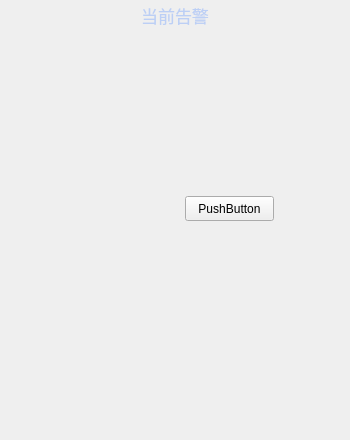
<?xml version="1.0" encoding="UTF-8"?>
<ui version="4.0">
 <class>AlarmBorder</class>
 <widget class="QWidget" name="AlarmBorder">
  <property name="geometry">
   <rect>
    <x>0</x>
    <y>0</y>
    <width>350</width>
    <height>440</height>
   </rect>
  </property>
  <property name="minimumSize">
   <size>
    <width>350</width>
    <height>440</height>
   </size>
  </property>
  <property name="maximumSize">
   <size>
    <width>350</width>
    <height>440</height>
   </size>
  </property>
  <property name="windowTitle">
   <string>Form</string>
  </property>
  <property name="styleSheet">
   <string notr="true">.AlarmBorder
{
   border-radius:10px;
	border-color: rgb(52, 101, 164);
	border-image: url(:/image/alarm2.png);
}
</string>
  </property>
  <layout class="QVBoxLayout" name="verticalLayout" stretch="0,1">
   <property name="spacing">
    <number>16</number>
   </property>
   <property name="leftMargin">
    <number>15</number>
   </property>
   <property name="topMargin">
    <number>0</number>
   </property>
   <property name="rightMargin">
    <number>15</number>
   </property>
   <property name="bottomMargin">
    <number>15</number>
   </property>
   <item>
    <widget class="QWidget" name="wgtTitle" native="true">
     <property name="minimumSize">
      <size>
       <width>0</width>
       <height>30</height>
      </size>
     </property>
     <layout class="QHBoxLayout" name="horizontalLayout">
      <property name="spacing">
       <number>0</number>
      </property>
      <property name="leftMargin">
       <number>0</number>
      </property>
      <property name="topMargin">
       <number>0</number>
      </property>
      <property name="rightMargin">
       <number>0</number>
      </property>
      <property name="bottomMargin">
       <number>0</number>
      </property>
      <item>
       <widget class="QLabel" name="label">
        <property name="font">
         <font>
          <pointsize>13</pointsize>
         </font>
        </property>
        <property name="styleSheet">
         <string notr="true">color: rgb(188, 207, 245);
</string>
        </property>
        <property name="text">
         <string>当前告警</string>
        </property>
        <property name="alignment">
         <set>Qt::AlignCenter</set>
        </property>
       </widget>
      </item>
     </layout>
    </widget>
   </item>
   <item>
    <widget class="AlarmWidget" name="wgtAlarm" native="true">
     <property name="font">
      <font>
       <pointsize>10</pointsize>
      </font>
     </property>
     <widget class="QPushButton" name="pushButton">
      <property name="geometry">
       <rect>
        <x>170</x>
        <y>150</y>
        <width>89</width>
        <height>25</height>
       </rect>
      </property>
      <property name="text">
       <string>PushButton</string>
      </property>
     </widget>
    </widget>
   </item>
  </layout>
 </widget>
 <customwidgets>
  <customwidget>
   <class>AlarmWidget</class>
   <extends>QWidget</extends>
   <header location="global">alarmwidget.h</header>
   <container>1</container>
  </customwidget>
 </customwidgets>
 <resources/>
 <connections/>
</ui>
